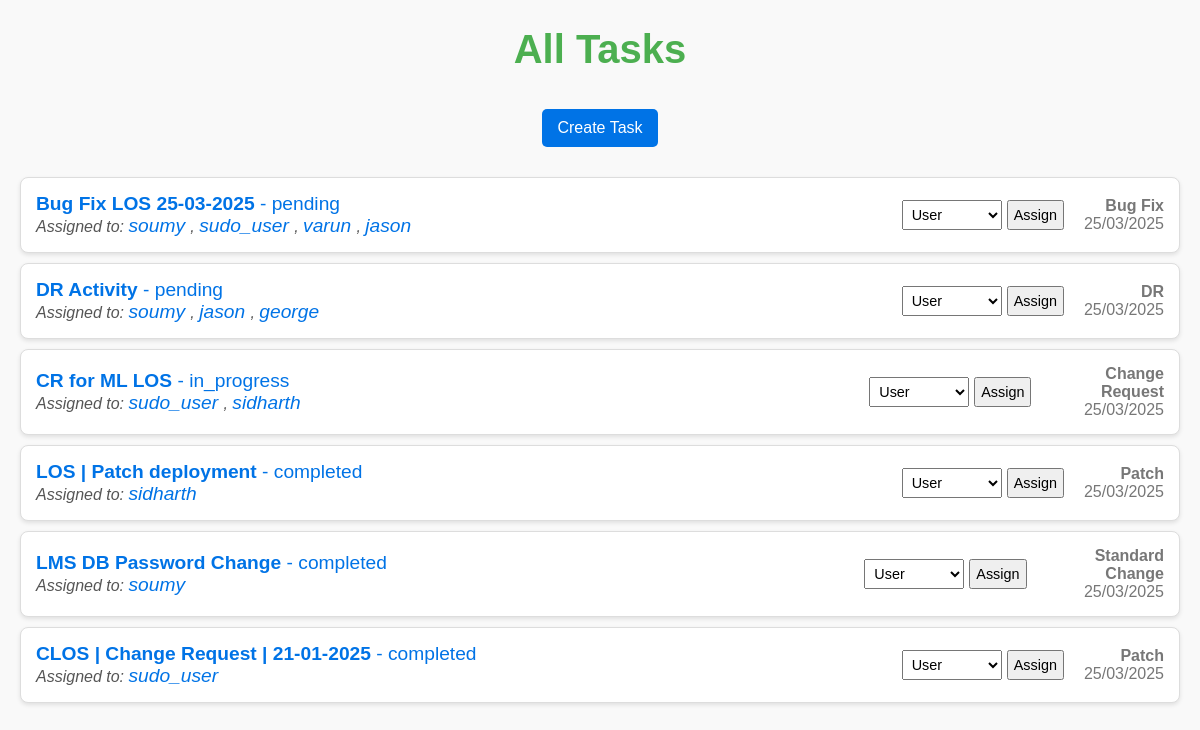
/tasks/, run on the app's committed database.
### tasks/models.py (models this page shows, shortened)
class Task(models.Model):
    STATUS_CHOICES = [
        ('pending', 'Pending'),
        ('in_progress', 'In Progress'),
        ('completed', 'Completed')
    ]
    name = models.CharField(max_length=255)
    description = models.TextField()
    created_at = models.DateTimeField(auto_now_add=True)
    task_type = models.CharField(max_length=100, null=True, blank=True)  # Optional
    completed_at = models.DateTimeField(null=True, blank=True)
    status = models.CharField(max_length=20, choices=STATUS_CHOICES, default='pending')
    assigned_users = models.ManyToManyField(CustomUser, related_name="tasks")  # Many users can be assigned

class CustomUser(AbstractUser):
    name = models.CharField(max_length=255, null=True, blank=True)  # Optional name field
    email = models.EmailField(unique=True)  # Enforcing unique email
    mobile = models.CharField(
        max_length=15,
        unique=True,
        validators=[RegexValidator(regex=r'^\d{10,15}$', message="Enter a valid mobile number")]
    )

### tasks/views.py (the view)
# urls.py: path('tasks/', all_tasks_view, name='all-tasks'),
def all_tasks_view(request):
    tasks = Task.objects.all()
    users = CustomUser.objects.all()  # Fetch all users for the dropdown
    return render(request, 'tasks/all_tasks.html', {'tasks': tasks, 'users': users})

### tasks/templates/tasks/all_tasks.html (shortened to what this page needs)
<!DOCTYPE html>
<html>
  <head>
  </head>
  <body>
    <h1>All Tasks</h1>
    <div class="buttons">
      <a href="{% url 'create-task-form' %}" class="btn">Create Task</a>
    </div>
    <ul>
      {% for task in tasks %}
      <li>
        <div class="task-left">
          <div class="task-details">
            <a href="{% url 'task-detail' task.name %}">
              <strong>{{ task.name }}</strong> - {{ task.status }}
            </a>
            <div class="assigned-users">
              Assigned to: {% for user in task.assigned_users.all %}
              <a href="/tasks/user/{{ user.username }}/" style="color: #0073e6">
                {{ user.username }}
              </a>
              {% if not forloop.last %}, {% endif %} {% empty %} No users
              assigned {% endfor %}
            </div>
          </div>
          <form
            method="POST"
            action="{% url 'assign-task-form' %}"
            class="assign-form"
          >
            <select name="user_id" required>
              <option value="" disabled selected>User</option>
            </select>
            <button type="submit">Assign</button>
          </form>
        </div>
        <div class="task-info">
          <div class="task-type">{{ task.task_type }}</div>
          <div class="task-date">{{ task.created_at|date:"d/m/Y" }}</div>
        </div>
      </li>
      {% endfor %}
    </ul>
  </body>
</html>

### tasks/templates/tasks/all_tasks.html (style rules this page uses)
body { font-family: Arial, sans-serif; background-color: #f9f9f9; margin: 20px; }
h1 { text-align: center; color: #4caf50; font-size: 2.5em; }
ul { list-style-type: none; padding: 0; }
li { background-color: #fff; border: 1px solid #ddd; margin: 10px 0; padding: 15px; border-radius: 8px; box-shadow: 0 2px 4px rgba(0, 0, 0, 0.1); display: flex; justify-content: space-between; align-items: center; }
.task-left { display: flex; flex-direction: row; align-items: center; justify-content: space-between; gap: 15px; width: 100%; }
.task-details { display: flex; flex-direction: column; }
.assign-form { display: flex; gap: 5px; align-items: center; margin-right: 10px; }
.task-info { text-align: right; font-size: 1em; color: #777; padding-left: 10px; }
.task-left a { font-size: 1.2em; color: #0073e6; text-decoration: none; }
.assigned-users { font-style: italic; color: #555; }
.task-type { font-weight: bold; }
.task-date { font-size: 1em; }
.buttons { text-align: center; margin-bottom: 20px; }
.btn { display: inline-block; padding: 10px 15px; background-color: #0073e6; color: white; text-decoration: none; border-radius: 5px; font-size: 1em; margin: 10px; text-align: center; }
select, button { padding: 5px; font-size: 0.9em; }

### data on the page
Task: name "Bug Fix LOS 25-03-2025", status "pending", task_type "Bug Fix", created_at "25/03/2025"
CustomUser: username "soumy"
CustomUser: username "sudo_user"
CustomUser: username "varun"
CustomUser: username "jason"
Task: name "DR Activity", status "pending", task_type "DR", created_at "25/03/2025"
CustomUser: username "george"
Task: name "CR for ML LOS", status "in_progress", task_type "Change Request", created_at "25/03/2025"
CustomUser: username "sidharth"
Task: name "LOS | Patch deployment", status "completed", task_type "Patch", created_at "25/03/2025"
Task: name "LMS DB Password Change", status "completed", task_type "Standard Change", created_at "25/03/2025"
Task: name "CLOS | Change Request | 21-01-2025", status "completed", task_type "Patch", created_at "25/03/2025"
